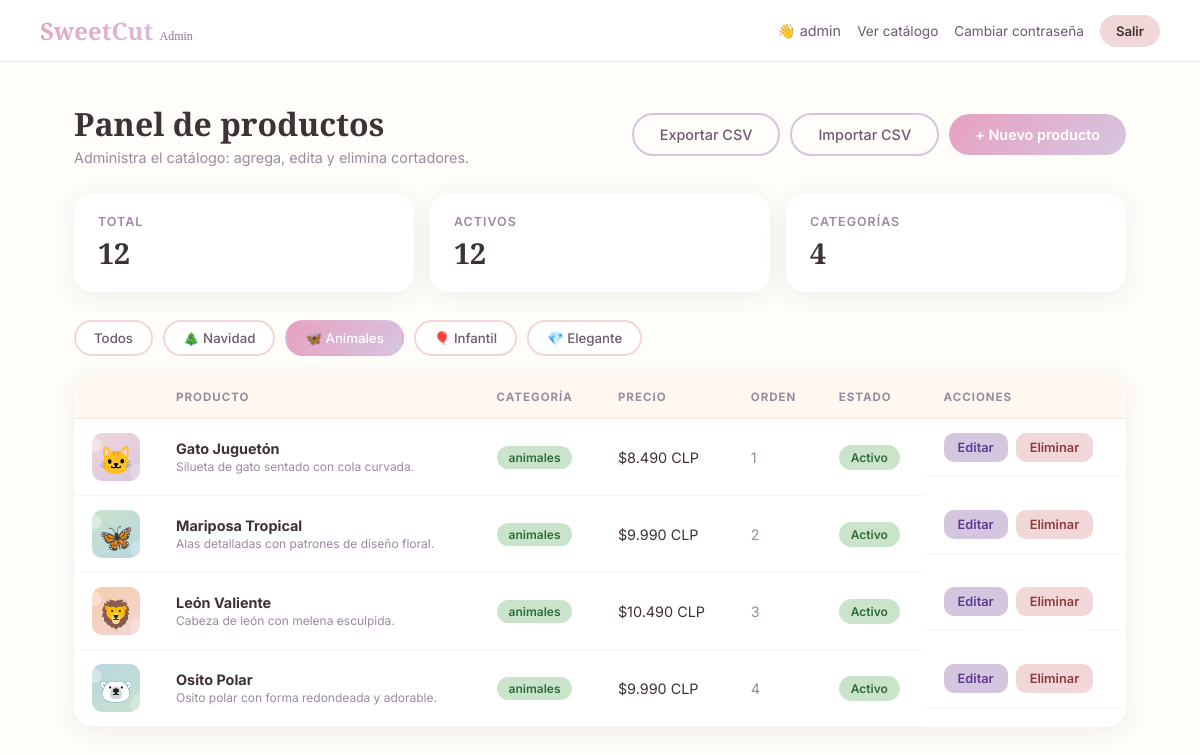
/admin/index.php?cat=animales (signed in), run on the app's committed database.
### tables this page shows
CREATE TABLE IF NOT EXISTS categories (
  id INT AUTO_INCREMENT PRIMARY KEY,
  name VARCHAR(50) UNIQUE NOT NULL,
  label VARCHAR(50) NOT NULL,
  emoji VARCHAR(10) DEFAULT NULL,
  sort_order INT DEFAULT 0
);

CREATE TABLE IF NOT EXISTS products (
  id INT AUTO_INCREMENT PRIMARY KEY,
  name VARCHAR(100) NOT NULL,
  category VARCHAR(20) NOT NULL,
  description TEXT,
  price DECIMAL(10,2) NOT NULL,
  old_price DECIMAL(10,2) DEFAULT NULL,
  emoji VARCHAR(10) DEFAULT NULL,
  image VARCHAR(255) DEFAULT NULL,
  image_thumb VARCHAR(255) DEFAULT NULL,
  sort_order INT DEFAULT 0,
  active TINYINT(1) DEFAULT 1,
  created_at TIMESTAMP DEFAULT CURRENT_TIMESTAMP
);

### admin/index.php (the view, shortened to what this page needs)
<?php
require_once __DIR__ . '/../config/database.php';
$cat = isset($_GET['cat']) ? $_GET['cat'] : '';
$categories = $pdo->query("SELECT name, label, emoji FROM categories ORDER BY sort_order ASC, name ASC")->fetchAll();
$perPage = 10;
$page = max(1, (int)($_GET['page'] ?? 1));
$offset = ($page - 1) * $perPage;
if ($cat !== '') {
    $where = " WHERE category = ?";
    $whereParams = [$cat];
} else {
    $countSql = "SELECT COUNT(*) FROM products";
    $countParams = [];
    $where = "";
    $whereParams = [];
}
$sql = "SELECT * FROM products$where ORDER BY sort_order ASC, id DESC LIMIT $perPage OFFSET $offset";
$stmt = $pdo->prepare($sql);
$stmt->execute($whereParams);
$products = $stmt->fetchAll();
$totalProducts = (int)$pdo->query("SELECT COUNT(*) FROM products")->fetchColumn();
$totalActive = (int)$pdo->query("SELECT COUNT(*) FROM products WHERE active = 1")->fetchColumn();
?>
<!DOCTYPE html>
<html lang="es">
<head>
  <link rel="stylesheet" href="admin-style.css">
</head>
<body>
  <div class="admin-topbar">
    <div class="admin-logo">Sweet<span>Cut</span> <small>Admin</small></div>
    <div class="admin-user">
      <span>👋 <?= htmlspecialchars($_SESSION['admin_username']) ?></span>
      <a href="../index.html" class="link-light">Ver catálogo</a>
      <a href="change-password.php" class="link-light">Cambiar contraseña</a>
      <a href="logout.php" class="btn-logout">Salir</a>
    </div>
  </div>
  <main class="admin-main">
    <div class="admin-header">
      <div>
        <h1>Panel de productos</h1>
        <p>Administra el catálogo: agrega, edita y elimina cortadores.</p>
      </div>
      <div class="header-actions">
        <a href="export.php" class="btn-secondary">Exportar CSV</a>
        <a href="import.php" class="btn-secondary">Importar CSV</a>
        <a href="product-form.php" class="btn-primary">+ Nuevo producto</a>
      </div>
    </div>
    <div class="stat-grid">
      <div class="stat-card"><span class="stat-label">Total</span><span class="stat-value"><?= $totalProducts ?></span></div>
      <div class="stat-card"><span class="stat-label">Activos</span><span class="stat-value"><?= $totalActive ?></span></div>
      <div class="stat-card"><span class="stat-label">Categorías</span><span class="stat-value"><?= count($categories) ?></span></div>
    </div>
    <div class="filter-bar">
      <a href="index.php" class="filter-chip <?= $cat === '' ? 'active' : '' ?>">Todos</a>
      <?php foreach ($categories as $c): ?>
        <a href="index.php?cat=<?= urlencode($c['name']) ?>" class="filter-chip <?= $cat === $c['name'] ? 'active' : '' ?>">
          <?= htmlspecialchars($c['emoji'] ?? '') ?> <?= htmlspecialchars($c['label'] ?? $c['name']) ?>
        </a>
      <?php endforeach; ?>
    </div>
    <div class="table-card">
      <table class="admin-table">
        <thead>
          <tr>
            <th></th>
            <th>Producto</th>
            <th>Categoría</th>
            <th>Precio</th>
            <th>Orden</th>
            <th>Estado</th>
            <th>Acciones</th>
          </tr>
        </thead>
        <tbody>
          <?php foreach ($products as $p): ?>
            <tr>
              <td class="cell-emoji">
                <?php if (!empty($p['image'])): ?>
                  <img src="../<?= htmlspecialchars($p['image_thumb'] ?: $p['image']) ?>" class="cell-thumb" alt="<?= htmlspecialchars($p['name']) ?>">
                <?php else: ?>
                  <?= htmlspecialchars($p['emoji'] ?? '🍪') ?>
                <?php endif; ?>
              </td>
              <td>
                <strong><?= htmlspecialchars($p['name']) ?></strong>
                <br><small class="muted"><?= htmlspecialchars(mb_substr($p['description'] ?? '', 0, 50)) ?></small>
              </td>
              <td><span class="pill pill-<?= htmlspecialchars($p['category']) ?>"><?= htmlspecialchars($p['category']) ?></span></td>
              <td>
                <?= '$' . number_format($p['price'], 0, ',', '.') ?> CLP
              </td>
              <td><span class="muted"><?= (int)$p['sort_order'] ?></span></td>
              <td>
                <form method="POST" action="toggle-active.php" class="inline-form">
                  <button type="submit" class="badge-status <?= $p['active'] ? 'status-on' : 'status-off' ?>">
                    <?= $p['active'] ? 'Activo' : 'Inactivo' ?>
                  </button>
                </form>
              </td>
              <td class="cell-actions">
                <a href="product-form.php?id=<?= $p['id'] ?>" class="btn-small btn-edit">Editar</a>
                <form method="POST" action="delete-product.php" id="delete-form-<?= $p['id'] ?>" class="inline-form">
                  <button type="button" class="btn-small btn-delete" data-name="<?= htmlspecialchars($p['name'], ENT_QUOTES) ?>" onclick="openDeleteModal(this)">Eliminar</button>
                </form>
              </td>
            </tr>
          <?php endforeach; ?>
        </tbody>
      </table>
    </div>
  </main>
</body>
</html>

### data on the page
categories: emoji "🎄", label "Navidad"
categories: emoji "🦋", label "Animales"
categories: emoji "🎈", label "Infantil"
categories: emoji "💎", label "Elegante"
products: image (picture), name "Gato Juguetón", description "Silueta de gato sentado con cola curvada.", category "animales", price "8.490", sort_order "1", active "Activo"
products: image (picture), name "Mariposa Tropical", description "Alas detalladas con patrones de diseño floral.", category "animales", price "9.990", sort_order "2", active "Activo"
products: image (picture), name "León Valiente", description "Cabeza de león con melena esculpida.", category "animales", price "10.490", sort_order "3", active "Activo"
products: image (picture), name "Osito Polar", description "Osito polar con forma redondeada y adorable.", category "animales", price "9.990", sort_order "4", active "Activo"

### other printed values
$_SESSION['admin_username'] "admin"
$totalProducts "12"
$totalActive "12"
count($categories) "4"
